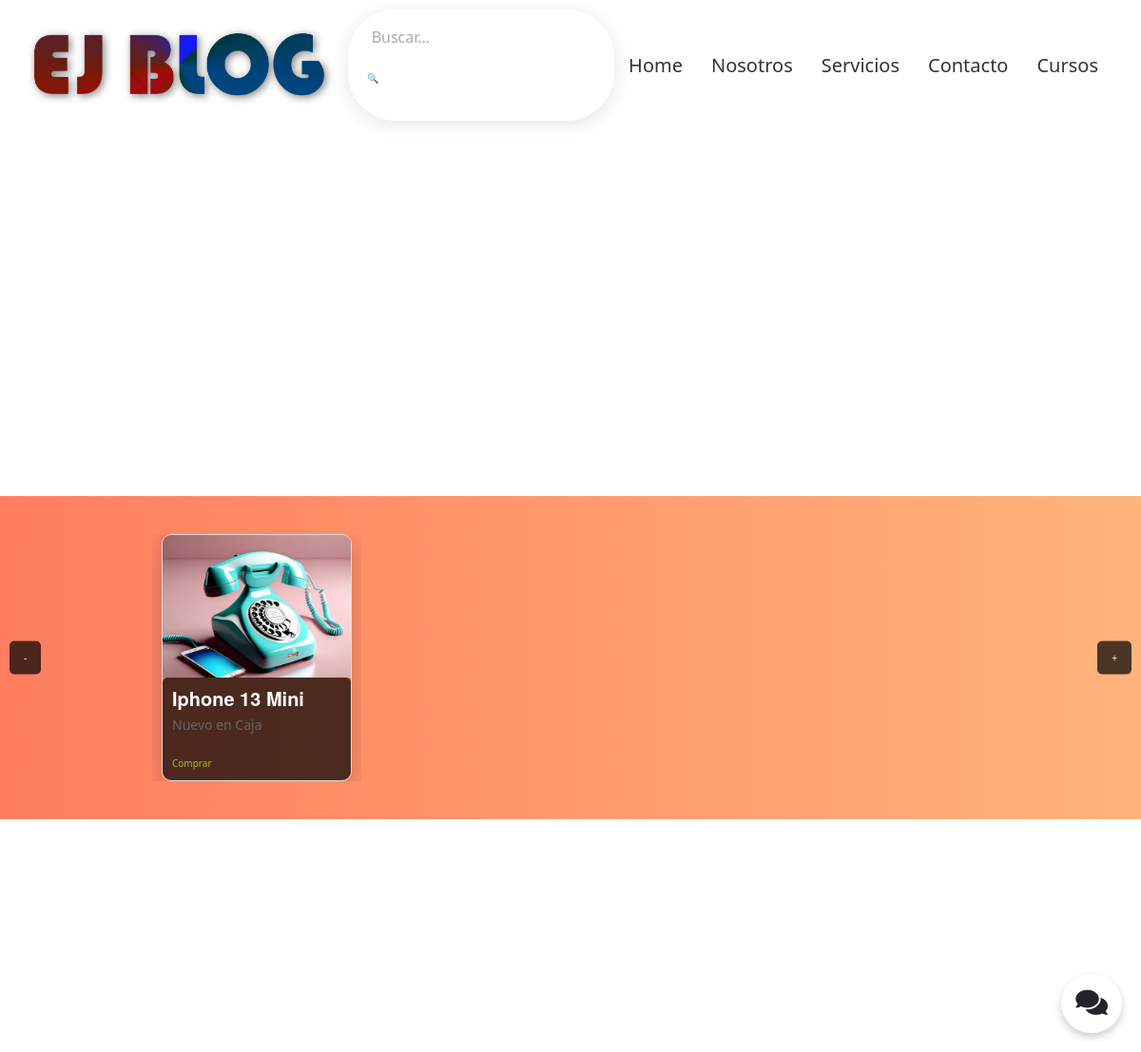
Page /services/ on the committed database.
### mi_app/models.py (models this page shows, shortened)
class Image(models.Model):
    title = models.CharField(max_length=100)
    description = models.TextField()
    image = models.ImageField(upload_to='images/')  # Asegúrate de tener Pillow instalado
    link = models.URLField(max_length=200, blank=True, null=True)  # Campo para el enlace

### mi_app/views.py (the view)
# urls.py: path('services/', services, name='services'),  # Servicios
def services(request):
    images = Image.objects.all()
    services = Services.objects.all()  # Obtener todos los servicios de la base de datos
    if request.method == 'POST':
        form = ServicesForm(request.POST)
        if form.is_valid():
            form.save()
            return redirect('services')  # Cambia esto al nombre de la vista que muestra los servicios
    else:
        form = ServicesForm()
    return render(request, 'services.html', {
        'form': form,
        'images': images,
        'services':  services
        })

### mi_app/forms.py
class ServicesForm(forms.ModelForm):
    class Meta:
        model = Services
        fields = ['name', 'description']

### mi_app/templates/services.html (shortened to what this page needs)
{% extends 'index.html' %}
{% block content %}
{% include 'slide.html' %}
{% endblock %}

### mi_app/templates/slide.html (shortened to what this page needs)
{% load static %}
<head>
</head>
<body>
    <div class="container-slide-section">
        <div class="slide-section">
            <div class="slide-container">
                <div class="card-wrapper">
                    {% for image in images %}
                    <div class="card-slide">
                        <img src="{{ image.image.url }}" alt="{{ image.title }} - {{ image.description }}" class="card-image-slide">
                        <div class="card-content-slide">
                            <h3 class="card-title-slide">{{ image.title }}</h3>
                            <p class="card-description-slide">{{ image.description }}</p>
                            <a href="{{ image.link }}" target="_blank" class="link-card-slide">Comprar</a>
                        </div>
                    </div>
                    {% empty %}
                    <p>No images available..</p>
                    {% endfor %}
                </div>
            </div>
        </div>
        <button class="prev">-</button>
        <button class="next">+</button>
    </div>
</body>

### mi_app/static/css/estilos.css (style rules this page uses)
.fondo { background-color: #ffffff; background-size: cover; }
.container-slide-section { background-color: #9d77f776; display: flex; justify-content: center; overflow: hidden; }
.slide-section { padding: 20px; margin: auto; justify-content: flex-start; display: flex; width: 920px; }
.slide-container { display: flex; justify-content: flex-start; overflow: hidden; }
.card-wrapper { display: flex; transition: transform 0.5s ease; }
.card-slide { border: 1px solid #ddd; border-radius: 5px; margin: 10px; width: 200px; overflow: hidden; box-shadow: 2px 2px 5px rgba(0, 0, 0, 0.1); }
.card-image-slide { width: 100%; max-height: 150px; object-fit: cover; }
.card-content-slide { padding: 10px; }
.card-title-slide { font-size: 1.2em; margin: 0; }
.card-description-slide { font-size: 0.9em; color: #666; }

### mi_app/static/css/details.css (style rules this page uses)
a { color: #aabc21; text-decoration: none; font-size: 20px; }

### mi_app/static/css/slide.css (style rules this page uses)
.container-slide-section { position: relative; width: 100%; margin-top: 20px; overflow: hidden; background: linear-gradient(to right, #ff7e5f, #feb47b); padding: 20px; }
.slide-section { display: flex; align-items: center; position: relative; height: 300px; }
.slide-container { display: flex; height: 100%; transition: transform 0.5s ease-in-out; }
.card-wrapper { display: flex; flex-wrap: nowrap; transition: transform 0.5s ease-in-out; }
.card-slide { position: relative; box-shadow: 0 8px 30px rgba(0, 0, 0, 0.2); border-radius: 10px; overflow: hidden; box-sizing: border-box; margin: 0 10px; transition: transform 0.3s ease, box-shadow 0.3s ease; display: flex; flex-direction: column; }
.card-image-slide { width: 100%; height: 200px; object-fit: cover; }
.card-content-slide { background-color: rgba(0, 0, 0, 0.7); border-radius: 5px; color: white; flex-grow: 1; }
.card-title-slide { margin: 0; font-size: 20px; font-family: 'Helvetica Neue', sans-serif; font-weight: bold; }
.card-description-slide { margin-top: 5px; font-size: 14px; }
.link-card-slide { font-size: 10px; margin-top: 5px; }
.prev, .next { position: absolute; top: 50%; transform: translateY(-50%); background-color: rgba(0, 0, 0, 0.7); color: white; border: none; padding: 10px 15px; cursor: pointer; z-index: 10; border-radius: 5px; transition: background-color 0.3s; }
.prev { left: 10px; }
.next { right: 10px; }

### chat/static/css/chat.css (style rules this page uses)
button { border: none; background-color: #3333332c; border-radius: 50px; padding: 2px 8px; font-size: 10px; transition: background-color 0.3s, border-color 0.3s; margin-bottom: 20px; color: #333; transition: color 0.3s ease, transform 0.3s ease; }

### rows in the picture
Image: image (picture), title "Iphone 13 Mini", description "Nuevo en Caja"
